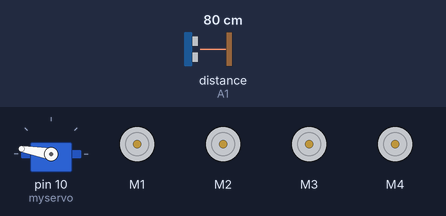
Simulated run of this sketch. Board: Arduino Uno, built with avr-gcc and run on an emulated ATmega328P. On the bench: servo, 4 × DC motor (green arrow = forward, orange = backward, longer = faster). Inputs (shaded band) come from the test bench; at power-on: distance to the obstacle (sensor on A1) 80 cm. The echo pulse lasts 58.3 µs per cm; random numbers use the default seed unless the sketch sets one.

Above: at 5.5 s.
6.9 s: distance to the obstacle (sensor on A1) set to 2 cm
At 8.9 s:
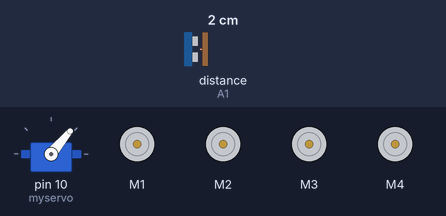
10.1 s: distance to the obstacle (sensor on A1) set to 54 cm
13.3 s: distance to the obstacle (sensor on A1) set to 64 cm
At 14.6 s:
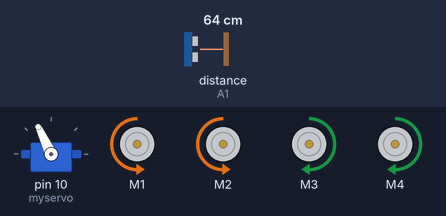
16.5 s: distance to the obstacle (sensor on A1) set to 4 cm
19.7 s: distance to the obstacle (sensor on A1) set to 60 cm
At 22.0 s:
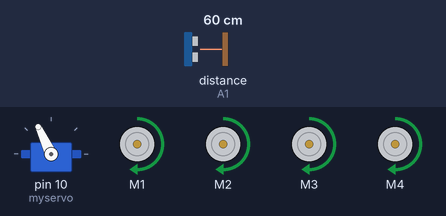
Timing chart, 0 to 23.9 s (numbered marks = the images above; inputs shaded):
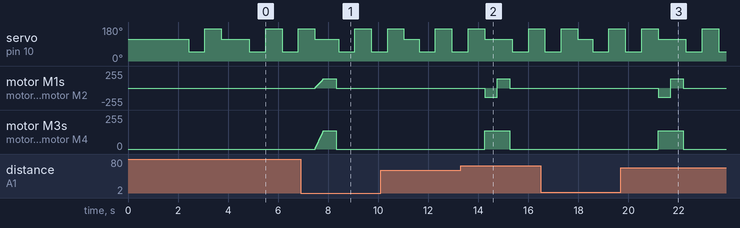

The sketch:

self_driving_car_RF.ino
```cpp
#include <AFMotor.h>
#include <NewPing.h>
#include <Servo.h>

#define TRIG_PIN A0
#define ECHO_PIN A1
#define MAX_DISTANCE 150
#define MAX_SPEED 140
#define MAX_SPEED_OFFSET 20

NewPing sonar(TRIG_PIN, ECHO_PIN, MAX_DISTANCE);

AF_DCMotor motor1(1, MOTOR12_1KHZ);
AF_DCMotor motor2(2, MOTOR12_1KHZ);
AF_DCMotor motor3(3, MOTOR34_1KHZ);
AF_DCMotor motor4(4, MOTOR34_1KHZ);
Servo myservo;

boolean goesForward = false;
int distance = 100;
int speedSet = 0;

const int numStates = 3; // Near, Medium, Far
const int numActions = 3; // Forward, Left, Right
float qTable[numStates][numStates][numStates][numActions]; // Q-Table
float learningRate = 0.1;
float discountFactor = 0.9;
int epsilon = 10; // Exploration rate (10%)

void setup() {
  myservo.attach(10);
  myservo.write(115);
  delay(2000);
  for (int i = 0; i < 4; i++) {
    distance = readPing();
    delay(50);
  }
  Serial.begin(9600);
}

void loop() {
  int state[3] = {discretize(distance), discretize(lookRight()), discretize(lookLeft())};
  int action = selectAction(state);
  int reward = performAction(action);

  int nextState[3] = {discretize(readPing()), discretize(lookRight()), discretize(lookLeft())};
  updateQTable(state, action, reward, nextState);
}

int discretize(int distance) {
  if (distance < 30) return 0; // Near
  if (distance < 60) return 1; // Medium
  return 2; // Far
}

int selectAction(int state[3]) {
  if (random(100) < epsilon) {
    return random(numActions); // Explore
  } else {
    return getMaxQAction(state); // Exploit
  }
}

int getMaxQAction(int state[3]) {
  float maxQ = -1000;
  int bestAction = 0;
  for (int a = 0; a < numActions; a++) {
    if (qTable[state[0]][state[1]][state[2]][a] > maxQ) {
      maxQ = qTable[state[0]][state[1]][state[2]][a];
      bestAction = a;
    }
  }
  return bestAction;
}

int performAction(int action) {
  switch(action) {
    case 0:
      moveForward();
      break;
    case 1:
      turnLeft();
      break;
    case 2:
      turnRight();
      break;
  }
  delay(500);
  moveStop();
  return readPing(); // Use the new distance as reward for simplicity
}

void updateQTable(int state[3], int action, int reward, int nextState[3]) {
  float maxQ = qTable[nextState[0]][nextState[1]][nextState[2]][getMaxQAction(nextState)];
  qTable[state[0]][state[1]][state[2]][action] = (1 - learningRate) * qTable[state[0]][state[1]][state[2]][action] +
                                                  learningRate * (reward + discountFactor * maxQ);
}

int readPing() {
  delay(50);
  int cm = sonar.ping_cm();
  if (cm == 0) cm = 250;
  return cm;
}

int lookRight() {
  myservo.write(50);
  delay(500);
  int distance = readPing();
  delay(100);
  myservo.write(115);
  return distance;
}

int lookLeft() {
  myservo.write(170);
  delay(500);
  int distance = readPing();
  delay(100);
  myservo.write(115);
  return distance;
}

void moveStop() {
  motor1.run(RELEASE);
  motor2.run(RELEASE);
  motor3.run(RELEASE);
  motor4.run(RELEASE);
}

void moveForward() {
  if (!goesForward) {
    goesForward = true;
    motor1.run(FORWARD);
    motor2.run(FORWARD);
    motor3.run(FORWARD);
    motor4.run(FORWARD);
    for (speedSet = 0; speedSet < MAX_SPEED; speedSet += 2) {
      motor1.setSpeed(speedSet);
      motor2.setSpeed(speedSet);
      motor3.setSpeed(speedSet);
      motor4.setSpeed(speedSet);
      delay(5);
    }
  }
}

void turnRight() {
  motor1.run(FORWARD);
  motor2.run(FORWARD);
  motor3.run(BACKWARD);
  motor4.run(BACKWARD);
  delay(500);
  motor1.run(FORWARD);
  motor2.run(FORWARD);
  motor3.run(FORWARD);
  motor4.run(FORWARD);
}

void turnLeft() {
  motor1.run(BACKWARD);
  motor2.run(BACKWARD);
  motor3.run(FORWARD);
  motor4.run(FORWARD);
  delay(500);
  motor1.run(FORWARD);
  motor2.run(FORWARD);
  motor3.run(FORWARD);
  motor4.run(FORWARD);
}
```

Measured:
- the behaviour switches between 58 and 59 cm on distance to the obstacle (sensor on A1) (found by bisection; images 1 and 2)
- after the input at 6.9 s, motor M1–4: rises from stopped to forward 138/255 in 0.33 s, then falls to stopped in 0.50 s
- after the input at 13.3 s, motor M1, motor M2: stopped → backward 138/255 after 0.95 s, → forward 138/255 0.50 s later, → stopped 0.50 s later; motor M3, motor M4: stopped → forward 138/255 after 0.95 s, → stopped 1.0 s later
- after the input at 19.7 s, motor M1, motor M2: stopped → backward 138/255 after 1.5 s, → forward 138/255 0.50 s later, → stopped 0.50 s later; motor M3, motor M4: stopped → forward 138/255 after 1.5 s, → stopped 1.0 s later
